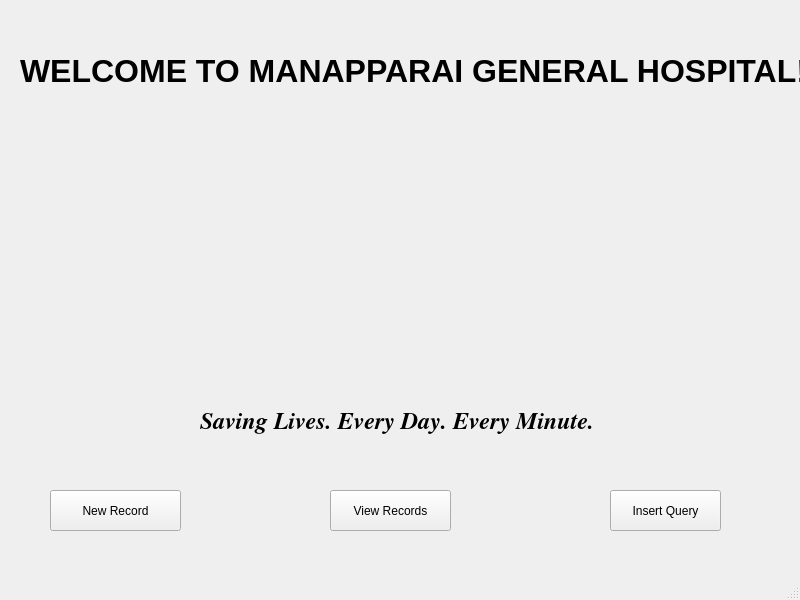
<?xml version="1.0" encoding="UTF-8"?>
<ui version="4.0">
 <class>MainMenu</class>
 <widget class="QMainWindow" name="MainMenu">
  <property name="geometry">
   <rect>
    <x>0</x>
    <y>0</y>
    <width>800</width>
    <height>600</height>
   </rect>
  </property>
  <property name="windowTitle">
   <string>Main Menu</string>
  </property>
  <widget class="QWidget" name="centralwidget">
   <widget class="QLabel" name="label">
    <property name="geometry">
     <rect>
      <x>20</x>
      <y>0</y>
      <width>781</width>
      <height>141</height>
     </rect>
    </property>
    <property name="font">
     <font>
      <pointsize>24</pointsize>
      <weight>75</weight>
      <bold>true</bold>
     </font>
    </property>
    <property name="text">
     <string>WELCOME TO MANAPPARAI GENERAL HOSPITAL!</string>
    </property>
   </widget>
   <widget class="QLabel" name="label_2">
    <property name="geometry">
     <rect>
      <x>250</x>
      <y>110</y>
      <width>271</width>
      <height>281</height>
     </rect>
    </property>
    <property name="text">
     <string/>
    </property>
    <property name="pixmap">
     <pixmap>yikg7d5eT.png</pixmap>
    </property>
   </widget>
   <widget class="QPushButton" name="pushButton">
    <property name="geometry">
     <rect>
      <x>50</x>
      <y>490</y>
      <width>131</width>
      <height>41</height>
     </rect>
    </property>
    <property name="text">
     <string>New Record</string>
    </property>
   </widget>
   <widget class="QPushButton" name="pushButton_2">
    <property name="geometry">
     <rect>
      <x>330</x>
      <y>490</y>
      <width>121</width>
      <height>41</height>
     </rect>
    </property>
    <property name="text">
     <string>View Records</string>
    </property>
   </widget>
   <widget class="QPushButton" name="pushButton_3">
    <property name="geometry">
     <rect>
      <x>610</x>
      <y>490</y>
      <width>111</width>
      <height>41</height>
     </rect>
    </property>
    <property name="text">
     <string>Insert Query</string>
    </property>
   </widget>
   <widget class="QLabel" name="label_3">
    <property name="geometry">
     <rect>
      <x>200</x>
      <y>390</y>
      <width>471</width>
      <height>61</height>
     </rect>
    </property>
    <property name="font">
     <font>
      <family>Nimbus Roman No9 L</family>
      <pointsize>18</pointsize>
      <weight>75</weight>
      <italic>true</italic>
      <bold>true</bold>
     </font>
    </property>
    <property name="text">
     <string>Saving Lives. Every Day. Every Minute.</string>
    </property>
   </widget>
   <zorder>label_2</zorder>
   <zorder>label</zorder>
   <zorder>pushButton</zorder>
   <zorder>pushButton_2</zorder>
   <zorder>pushButton_3</zorder>
   <zorder>label_3</zorder>
  </widget>
  <widget class="QMenuBar" name="menubar">
   <property name="geometry">
    <rect>
     <x>0</x>
     <y>0</y>
     <width>800</width>
     <height>25</height>
    </rect>
   </property>
  </widget>
  <widget class="QStatusBar" name="statusbar"/>
 </widget>
 <resources/>
 <connections/>
</ui>
